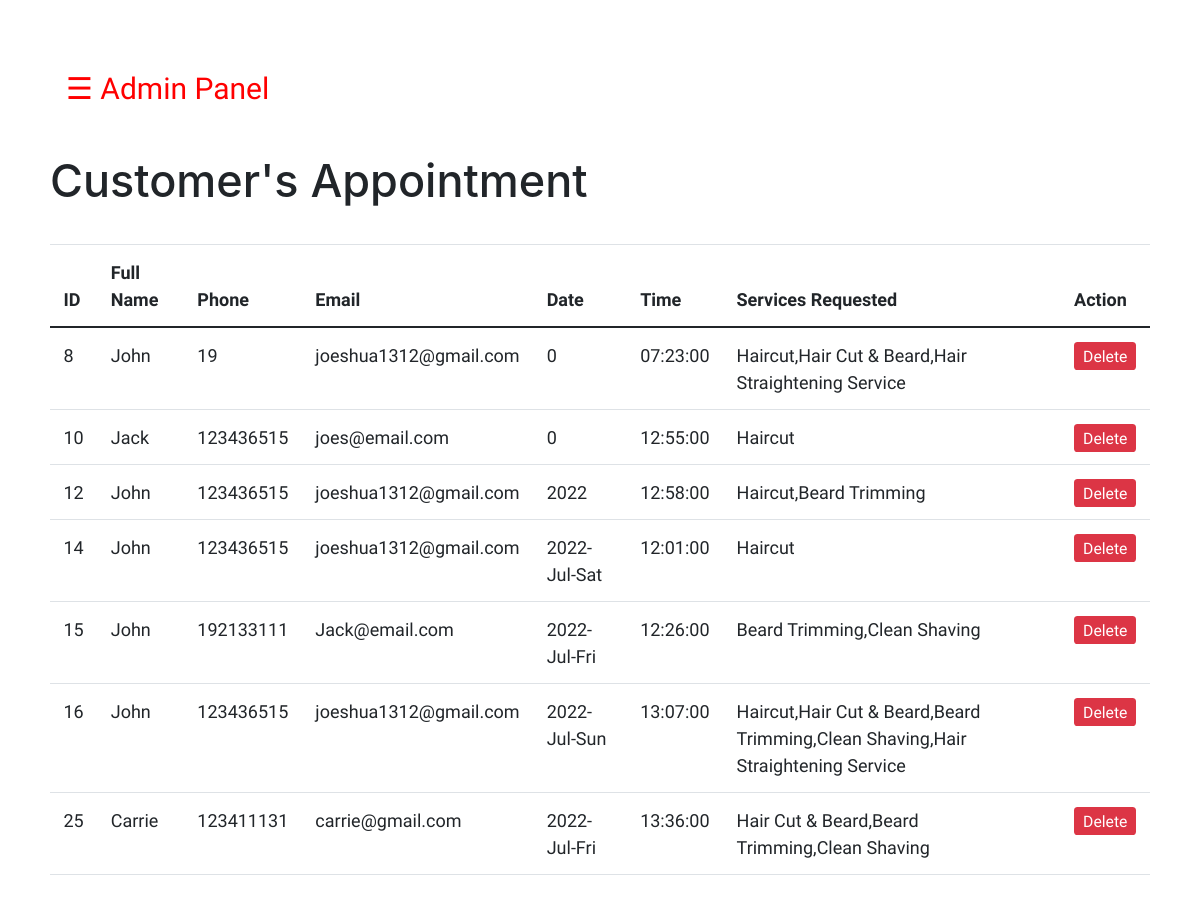
/Final/admin/Appointment.php, run on the app's committed database.
### tables this page shows
CREATE TABLE `appointment` (
  `id` int(11) NOT NULL,
  `name` varchar(50) NOT NULL,
  `phone` int(13) NOT NULL,
  `email` varchar(50) NOT NULL,
  `date` varchar(50) NOT NULL,
  `time` time NOT NULL,
  `service` varchar(255) NOT NULL
);

### Final/admin/Appointment.php (the view, shortened to what this page needs)
        <?php
            include "sidebar.php";
        ?>
<!doctype html>
<html>
    <head>
    <link href="https://cdn.jsdelivr.net/npm/bootstrap@5.0.2/dist/css/bootstrap.min.css" rel="stylesheet">
    <link rel="stylesheet" href="https://cdn.jsdelivr.net/npm/bootstrap@4.0.0/dist/css/bootstrap.min.css">
    <link rel="stylesheet" href="https://cdnjs.cloudflare.com/ajax/libs/font-awesome/4.7.0/css/font-awesome.min.css">
    <link rel="stylesheet" href="./assets/css/style.css"></link>
    </head>
    <body style="margin:50px;">
        <br>
        <h1>Customer's Appointment</h1>
        <br>
        <table class="table">
            <thead>
                <tr>
                    <th>ID</th>
                    <th>Full Name</th>
                    <th>Phone</th>
                    <th>Email</th>
                    <th>Date</th>
                    <th>Time</th>
                    <th>Services Requested</th>
                    <th>Action</th>
                </tr>
            </thead>
            <tbody>
                <?php
                 include_once('dbconnect.php');
                $sql = "SELECT * FROM appointment;";
                $result = mysqli_query($con,$sql);
                while ($row = mysqli_fetch_assoc($result))
                    {
                       echo "<tr>
                           <td>" . $row["id"] . "</td>
                           <td>"  . $row["name"] . "</td>
                           <td>"  . $row["phone"] . "</td>
                           <td>"  . $row["email"] . "</td>
                           <td>"  . $row["date"] . "</td>
                           <td>"  . $row["time"] . "</td>
                           <td>"  . $row["service"] . "</td>
                           <td>
                               <a class ='btn-danger btn-sm' href='deletebook.php?id=$row[id]'> Delete </a>
                           </td>
                       </tr>";
                    }
                 ?>
            </tbody>
        </table>
    </body>
</html>

### Final/admin/sidebar.php (shortened to what this page needs)
<!DOCTYPE html>
<html>
<head>
</head>
<body>
<div id="main">
<span style="font-size:30px;cursor:pointer;color:Red" onclick="openNav()">&#9776; Admin Panel</span>
</div>
</html>

### Final/admin/assets/css/style.css (style rules this page uses)
* { margin: 0; padding: 0; font-family: 'Work Sans', sans-serif; font-size: 18px; transition: background-color .5s; }
#main { transition: margin-left .5s; padding: 16px; }

### data on the page
appointment: id "8", name "John", phone "19", email "joeshua1312@gmail.com", date "0", time "07:23:00", service "Haircut,Hair Cut & Beard,Hair Straightening Service"
appointment: id "10", name "Jack", phone "123436515", email "joes@email.com", date "0", time "12:55:00", service "Haircut"
appointment: id "12", name "John", phone "123436515", email "joeshua1312@gmail.com", date "2022", time "12:58:00", service "Haircut,Beard Trimming"
appointment: id "14", name "John", phone "123436515", email "joeshua1312@gmail.com", date "2022-Jul-Sat", time "12:01:00", service "Haircut"
appointment: id "15", name "John", phone "192133111", email "Jack@email.com", date "2022-Jul-Fri", time "12:26:00", service "Beard Trimming,Clean Shaving"
appointment: id "16", name "John", phone "123436515", email "joeshua1312@gmail.com", date "2022-Jul-Sun", time "13:07:00", service "Haircut,Hair Cut & Beard,Beard Trimming,Clean Shaving,Hair Straightening Service"
appointment: id "25", name "Carrie", phone "123411131", email "carrie@gmail.com", date "2022-Jul-Fri", time "13:36:00", service "Hair Cut & Beard,Beard Trimming,Clean Shaving"
